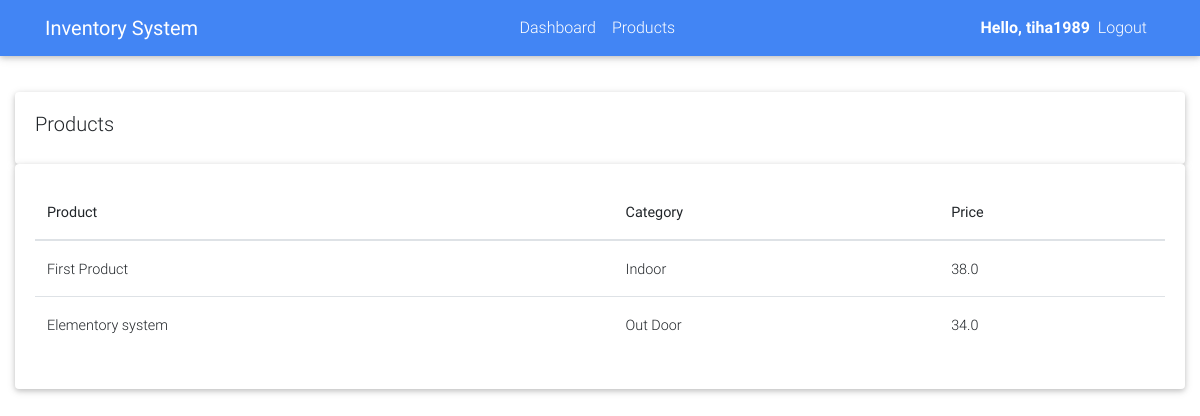
The app's page /products/ (signed in) with its own data.
### inventory/models.py (models this page shows, shortened)
class Product(models.Model):
    CATEGORY = (
        ('Indoor', 'Indoor'),
        ('Out Door', 'Out Door'),
    )
    name = models.CharField(max_length=50)
    category = models.CharField(max_length=50, choices=CATEGORY)
    description = models.CharField(max_length=100)
    date_created = models.DateTimeField(auto_now_add=True, null=True)
    price = models.FloatField(null=True)

### inventory/decorators.py (the view)
        def wrapper_func(request, *args, **kwargs):
            group = None
            if request.user.groups.exists():
                group = request.user.groups.all()[0].name
            if group in allowed_roles:
                return view_func(request, *args, **kwargs)
            else:
                return HttpResponse("Youre are not authorized to view this page ")

### inventory/views.py (called while the page is built)
@login_required(login_url='login')
@allowed_users(allowed_roles=['admin'])
def products(request):
    products = Product.objects.all()
    return render(request, 'products.html', {'products': products})

### inventory/templates/products.html
    {% extends 'layout.html' %}
    {% block content %}
    <br>
    <div class="row">
        <div class="col-md">
            <div class="card card-body">
                <h5>Products</h5>
            </div>
            <div class="card card-body">
                <div class="table-responsive">
                    <table class="table ">
                      <thead>
                        <tr>
                          <th scope="col">Product</th>
                          <th scope="col">Category</th>
                            <th scope="col">Price</th>
                        </tr>
                      </thead>
                        {% for item in products %}
                        <tr>
                            <td>{{ item.name }}</td>
                            <td>{{ item.category }}</td>
                            <td>{{ item.price }}</td>
                        </tr>
                        {% endfor %}
                    </table>
                </div>
            </div>
        </div>
    </div>
    {% endblock content %}

### inventory/templates/navbar.html (shortened to what this page needs)
<nav class="navbar navbar-expand-lg navbar-dark bg-primary">
    <div class="container">
      <a class="navbar-brand waves-effect" href="/">
        <strong class="white-text">Inventory System</strong>
      </a>
      <div class="collapse navbar-collapse" id="navbarSupportedContent">
        <ul class="navbar-nav ml-auto">
         {% if request.user.is_authenticated %}
          <li class="nav-item">
          <a class="nav-link" href="{% url 'home' %}">Dashboard</a>
          </li>
          <li class="nav-item">
            <a class="nav-link" href="{% url 'products' %}">Products</a>
          </li>
        </ul>
        <ul class="navbar-nav ml-auto">
          <li class="nav-item d-flex align-items-center">
            <span class="clearfix text-white hello-msg">Hello, {{request.user}}</span>
          </li>
          <li class="nav-item">
            <a class="nav-link waves-effect" href="{% url 'logout' %}">
              <span class="clearfix d-none d-sm-inline-block"> Logout </span>
            </a>
          </li>
        </ul>
          {% endif %}
      </div>
    </div>
  </nav>

### inventory/static/css/layout.css (style rules this page uses)
span.hello-msg { font-weight: bold; }

### inventory/templates/layout.html (style rules this page uses)
html, body, header, .carousel { height: 60vh; }

### records on screen
Product: name "First Product", category "Indoor", price "38.0"
Product: name "Elementory system", category "Out Door", price "34.0"

### other values on screen
{{ request.user }} "tiha1989"
